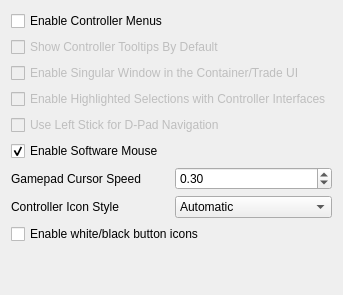
          <widget class="QWidget" name="interfaceControllerTab">
          <attribute name="title">
           <string>Controller</string>
          </attribute>
          <layout class="QVBoxLayout">
           <item>
            <layout class="QGridLayout" name="interfaceControllerGridLayout">
             <item row="0" column="0">
             <widget class="QCheckBox" name="controllerMenusCheckBox">
              <property name="toolTip">
               <string>&lt;html&gt;&lt;head/&gt;&lt;body&gt;&lt;p&gt;Make it easier to use game menus with a controller.&lt;/p&gt;&lt;/body&gt;&lt;/html&gt;</string>
              </property>
              <property name="text">
               <string>Enable Controller Menus</string>
              </property>
              <property name="visible">
               <bool>false</bool>
              </property>
             </widget>
            </item>
             <item row="1" column="0">
             <widget class="QCheckBox" name="controllerMenuTooltipsCheckBox">
              <property name="enabled">
               <bool>false</bool>
              </property>
               <property name="toolTip">
                <string>&lt;html&gt;&lt;head/&gt;&lt;body&gt;&lt;p&gt;When using controller menus, make tooltips visible by default.&lt;/p&gt;&lt;/body&gt;&lt;/html&gt;</string>
               </property>
              <property name="text">
               <string>Show Controller Tooltips By Default</string>
              </property>
              <property name="visible">
               <bool>false</bool>
              </property>
             </widget>
            </item>
             <item row="2" column="0">
             <widget class="QCheckBox" name="singularContainerTradeWindowCheckBox">
              <property name="enabled">
               <bool>false</bool>
              </property>
               <property name="toolTip">
                <string>&lt;html&gt;&lt;head/&gt;&lt;body&gt;&lt;p&gt;When using controller menus, only the focused container or trade window is visible.&lt;/p&gt;&lt;/body&gt;&lt;/html&gt;</string>
               </property>
              <property name="text">
               <string>Enable Singular Window in the Container/Trade UI</string>
              </property>
              <property name="visible">
               <bool>false</bool>
              </property>
             </widget>
            </item>
             <item row="3" column="0">
             <widget class="QCheckBox" name="controllerMenuHighlightCheckBox">
              <property name="enabled">
               <bool>false</bool>
              </property>
               <property name="toolTip">
                <string>&lt;html&gt;&lt;head/&gt;&lt;body&gt;&lt;p&gt;Highlight the current controller selection in menus.&lt;/p&gt;&lt;/body&gt;&lt;/html&gt;</string>
               </property>
              <property name="text">
               <string>Enable Highlighted Selections with Controller Interfaces</string>
              </property>
              <property name="visible">
               <bool>false</bool>
              </property>
             </widget>
            </item>
            <item row="4" column="0">
             <widget class="QCheckBox" name="controllerMenuJoystickDpadCheckBox">
              <property name="enabled">
               <bool>false</bool>
              </property>
               <property name="toolTip">
                <string>&lt;html&gt;&lt;head/&gt;&lt;body&gt;&lt;p&gt;When using controller menus, use the left stick to navigate like the D-Pad instead of enabling the mouse.&lt;/p&gt;&lt;/body&gt;&lt;/html&gt;</string>
               </property>
              <property name="text">
               <string>Use Left Stick for D-Pad Navigation</string>
              </property>
              <property name="visible">
               <bool>false</bool>
              </property>
             </widget>
            </item>
            <item row="5" column="0">
             <widget class="QCheckBox" name="enableSoftwareMouseCheckBox">
              <property name="toolTip">
               <string>Use the software cursor (drawn by the UI) instead of the hardware cursor when using the controller.</string>
              </property>
              <property name="text">
               <string>Enable Software Mouse</string>
              </property>
              <property name="checked">
               <bool>true</bool>
              </property>
             </widget>
            </item>
            <item row="6" column="0">
             <layout class="QHBoxLayout" name="gamepadCursorSpeedLayout">
              <item>
               <widget class="QLabel" name="gamepadCursorSpeedLabel">
                <property name="toolTip">
                 <string>Speed multiplier for the gamepad cursor.</string>
                </property>
                <property name="text">
                 <string>Gamepad Cursor Speed</string>
                </property>
               </widget>
              </item>
              <item>
               <widget class="QDoubleSpinBox" name="gamepadCursorSpeedSpinBox">
                <property name="decimals">
                 <number>2</number>
                </property>
                <property name="minimum">
                 <double>0.000000000000000</double>
                </property>
                <property name="maximum">
                 <double>10.000000000000000</double>
                </property>
                <property name="singleStep">
                 <double>0.100000000000000</double>
                </property>
                 <property name="value">
                  <double>0.300000000000000</double>
                 </property>
               </widget>
              </item>
             </layout>
            </item>
            <item row="7" column="0">
             <layout class="QHBoxLayout" name="controllerIconStyleLayout">
              <item>
               <widget class="QLabel" name="controllerIconStyleLabel">
                <property name="toolTip">
                 <string>Choose which controller button icons to show.</string>
                </property>
                <property name="text">
                 <string>Controller Icon Style</string>
                </property>
               </widget>
              </item>
              <item>
               <widget class="QComboBox" name="controllerIconStyleComboBox">
                <property name="currentIndex">
                 <number>0</number>
                </property>
                <item>
                 <property name="text">
                  <string>Automatic</string>
                 </property>
                </item>
                <item>
                 <property name="text">
                  <string>Steam</string>
                 </property>
                </item>
                <item>
                 <property name="text">
                  <string>Xbox</string>
                 </property>
                </item>
                <item>
                 <property name="text">
                  <string>PlayStation</string>
                 </property>
                </item>
                 <item>
                  <property name="text">
                   <string>Nintendo Switch</string>
                  </property>
                 </item>
                 <item>
                  <property name="text">
                   <string>GameCube</string>
                  </property>
                 </item>
                </widget>
               </item>
              </layout>
             </item>
            <item row="8" column="0">
             <widget class="QCheckBox" name="controllerWhiteBlackButtonIconsCheckBox">
              <property name="toolTip">
               <string>Use white/black shoulder icons for LB/RB/L1/R1/L/R prompts.</string>
              </property>
              <property name="text">
               <string>Enable white/black button icons</string>
              </property>
             </widget>
            </item>
            </layout>
           </item>
           <item>
            <spacer name="interfaceControllerSpacer">
             <property name="orientation">
              <enum>Qt::Vertical</enum>
             </property>
             <property name="sizeHint" stdset="0">
              <size>
               <width>20</width>
               <height>40</height>
              </size>
             </property>
            </spacer>
           </item>
          </layout>
         </widget>
